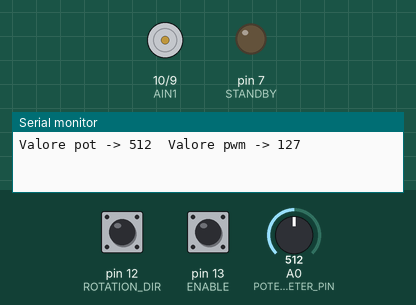
Bench run of a sketch on a simulated Arduino Uno, built with avr-gcc and run on an emulated ATmega328P. Shown: motor-driver pin pairs drawn as motors (green arrow = first pin HIGH = forward, orange = second pin HIGH = backward, longer = more drive, scaled by the enable pin, stopped while the standby pin is LOW), output pins drawn as LEDs (lit = HIGH), the last lines printed to the serial monitor. The inputs (shaded band) are chosen by the test bench; at power-on: A0 (POTENTIOMETER_PIN) = 512, pin 12 (ROTATION_DIR) HIGH, pin 13 (ENABLE) HIGH.

Above: at 1.2 s.
1.3 s: A0 (POTENTIOMETER_PIN) set to 525
2.8 s: pin 12 (ROTATION_DIR) pulled LOW for 0.15 s
4.5 s: pin 13 (ENABLE) pulled LOW for 0.15 s
At 4.61 s:
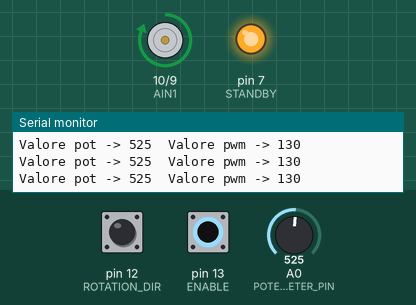
6.2 s: pin 13 (ENABLE) pulled LOW for 3.2 s
At 10.6 s:
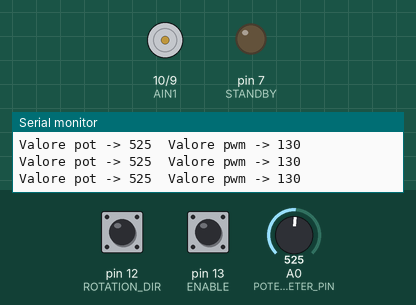
10.9 s: pin 12 (ROTATION_DIR) pulled LOW for 3.2 s
15.6 s: pin 12 (ROTATION_DIR) driven LOW and pin 13 (ENABLE) driven LOW
At 16.0 s:
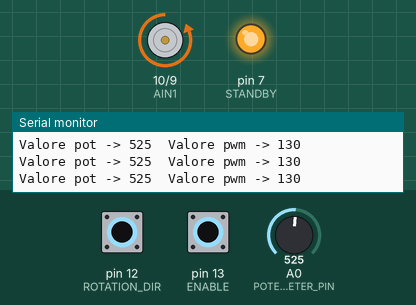
Timing chart, 0 to 18.1 s (numbered marks = the images above; inputs shaded):
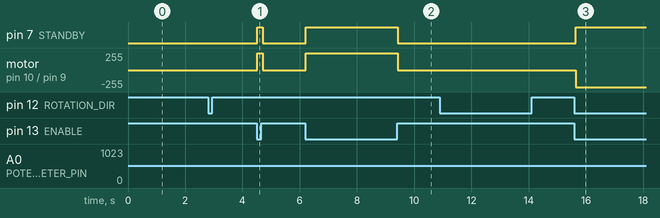

Measured:
- after the input at 4.5 s, pin 7 (STANDBY): LOW → HIGH at once, → LOW 0.20 s later; motor on pin 10 (AIN1) / pin 9 (AIN2): stopped → forward 255/255 at once, → stopped 0.20 s later
- after the input at 6.2 s, pin 7 (STANDBY): LOW → HIGH at once, → LOW 3.2 s later; motor on pin 10 (AIN1) / pin 9 (AIN2): stopped → forward 255/255 at once, → stopped 3.2 s later
- after the input at 15.6 s, pin 7 (STANDBY): LOW → HIGH at once; motor on pin 10 (AIN1) / pin 9 (AIN2): stopped → backward 255/255 at once

The sketch:

Test_Motori_Leonardo.ino
```cpp
/************************************************************************************************************************************************
CONNESSIONI:

	pin digitale 13 -> bottone di enable (che chiude a massa) o filo volante (sempre da chiudere massa per attivare il motore)

	pin digitale 12 -> bottone (che chiude a massa) o filo volante (sempre da chiudere massa) che seleziona il senso di rotazione

	pin digitale 10 -> AIN1 (Pin del driver che decide il senso di rotazione)

	pin digitale  9 -> AIN2 (Pin del driver che decide il senso di rotazione)

	pin digitale  8 -> PWMA (Input pwm driver)

	pin digitale  7 -> STBY (Standby del driver)

	pin analogico 0 -> cursore del potenziomentro

Sul monitor seriale vengono visualizzati i valori letti sul potenziomentro (0,1023) e i valori inviati al ponte H (0, 255) (una volta al secondo)
*************************************************************************************************************************************************/

//DEFINIZIONE PIN DIGITALI
#define ENABLE 13
#define ROTATION_DIR 12
#define AIN1 10
#define AIN2 9
#define PWM_PIN 8
#define STANDBY 7
//DEFINIZIONE PIN ANALOGICI
#define POTENTIOMETER_PIN A0

int rotation[] = {LOW, LOW}; //serve per settare il senso di rotazione, {LOW, HIGH} -> SENSO ORARIO (CREDO), {HIGH, LOW} SENSO ANTIORARIO (CREDO)
int potentiometerValue = 0; //valore del potenziomentro da 0 a 1023
int pwmValue = 0; //valore dell'output pwm che pilota il ponte H
int cnt = 0; //contatore che conta il numero di cicli del loop

void setup() {
	Serial.begin(9600); // inizio comununicazione a 9600 bit/s
	//SETUP PIN FIGITALI DI INPUT CON RESISTENZA DI PULLUP ATTIVATA (IN QUESTO MODO DI DEFAULT STANNO A LIVELLO LOGICO ALTO, QUANDO VENGONO COLLEGATI A MASSA VANNO A LIVELLO LOGICO BASSO)
	pinMode(ENABLE, INPUT_PULLUP);
	pinMode(ROTATION_DIR, INPUT_PULLUP);
	//SETUP PIN DIGITALI DI OUTPUT PER COMUNICARE COL DRIVER
	pinMode(AIN1, OUTPUT);
	pinMode(AIN2, OUTPUT);
	pinMode(PWM_PIN, OUTPUT);
	pinMode(STANDBY, OUTPUT);
	//SETUP PIN ANLOGICO COME INPUT PER LEGGERE IL VALORE DEL POTENZIOMETRO
	pinMode(POTENTIOMETER_PIN, INPUT);
}

void loop() {
	if (digitalRead(ENABLE) == LOW) //SE IL PIN DI ENABLE É COLLEGATO A MASSA ATTIVO IL FUNZIONAMENTO DEL PONTE H ALTRIMENTI LO DISATTIVO
		digitalWrite(STANDBY, HIGH);
	else
		digitalWrite(STANDBY, LOW);

	if (digitalRead(ROTATION_DIR) == 0) {//dovrebbe essere senso orario ma potrebbe essere antiorario
		rotation[0] = LOW;
    	rotation[1]= HIGH;
  	}
	else { //dovrebbe essere senso antiorario ma potrebbe essere orario
		rotation[0] = HIGH;
    	rotation[1] = LOW;
	}
	//configurazione senso di rotazione
	digitalWrite(AIN1, rotation[0]);
	digitalWrite(AIN2, rotation[1]);

	potentiometerValue = analogRead(POTENTIOMETER_PIN); //lettura analogica del valore di tensione sul potenziometro
	pwmValue = map(potentiometerValue, 0, 1023, 0, 255); //conversione valori letti dal pin analogico (funzione inclusa di arduino, per il funzionamento specifico controllare sul sito)
	analogWrite(PWM_PIN, pwmValue); //scrivo il valore del pwm sul relativo pin per regolare la velocitá del motore

	cnt++;

	if (cnt % 10 == 0) {
 		//PRINT SU MONITOR SERIALE ogni secondo
 		Serial.print("Valore pot -> ");
  		Serial.print(potentiometerValue);
  		Serial.print("\tValore pwm -> ");
  		Serial.println(pwmValue);
	}
	delay(100);

}
```
